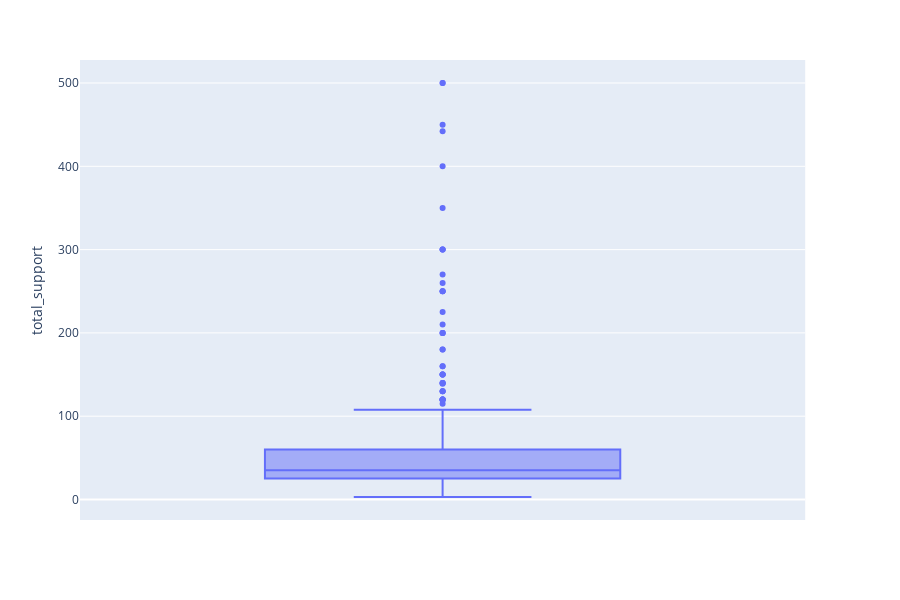

The code cell stored with this chart in its notebook:
### Markdown cell above
Судя по коэффициенту корреляции, связь в данном случае слабая или отсутствует. Все же интересно будет ознакомиться с рейтингом фильмов, имеющих наибольшую поддержку.

### Code cell
fig = px.box(sponsored_movies, y='total_support')
fig.show()

### Figure 1 — Plotly figure (JSON) as saved in the notebook; plotly's stock layout.template omitted (floating-point values rounded to 4 significant figures; data arrays with more than 128 entries replaced by an {"elided": "..."} marker saying what was removed)
{"data": [{"alignmentgroup": "True", "hoverlabel": {"namelength": 0}, "hovertemplate": "total_support=%{y}", "legendgroup": "", "marker": {"color": "#636efa"}, "name": "", "notched": false, "offsetgroup": "", "orientation": "v", "showlegend": false, "type": "box", "x0": " ", "xaxis": "x", "y": {"elided": "332 float values"}, "y0": " ", "yaxis": "y"}], "layout": {"boxmode": "group", "height": 600, "legend": {"tracegroupgap": 0}, "margin": {"t": 60}, "xaxis": {"anchor": "y", "domain": [0, 0.98]}, "yaxis": {"anchor": "x", "domain": [0, 1], "title": {"text": "total_support"}}}}
